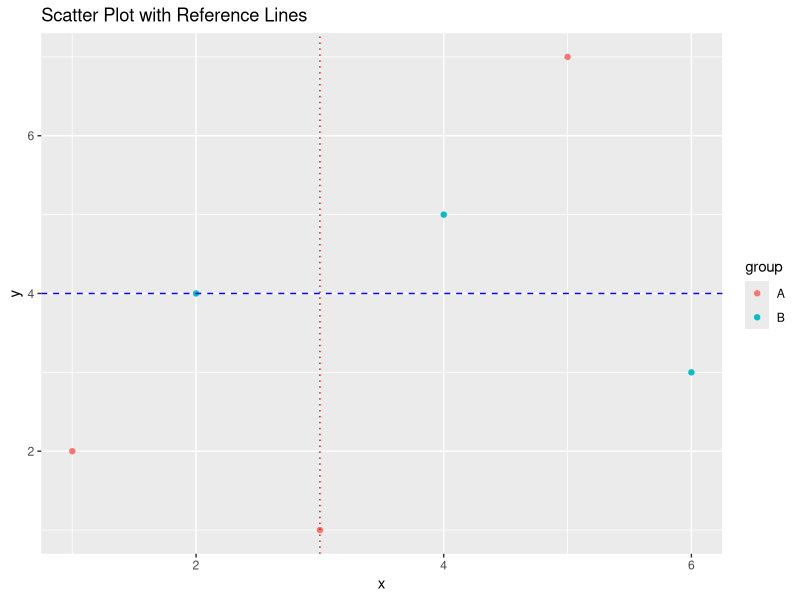

This chart was generated by the following R code:
library(ggplot2)

data <- data.frame(
  x = c(1, 2, 3, 4, 5, 6),
  y = c(2, 4, 1, 5, 7, 3),
  group = c("A", "B", "A", "B", "A", "B")
)

ggplot(data, aes(x = x, y = y, color = group)) +
  geom_point() +
  geom_hline(yintercept = 4, linetype = "dashed", color = "blue") + 
  geom_vline(xintercept = 3, linetype = "dotted", color = "red") +  
  labs(title = "Scatter Plot with Reference Lines")
